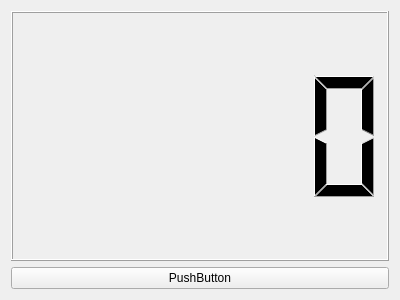
<?xml version="1.0" encoding="UTF-8"?>
<ui version="4.0">
 <class>Widget</class>
 <widget class="QWidget" name="Widget">
  <property name="geometry">
   <rect>
    <x>0</x>
    <y>0</y>
    <width>400</width>
    <height>300</height>
   </rect>
  </property>
  <property name="windowTitle">
   <string>Widget</string>
  </property>
  <layout class="QGridLayout" name="gridLayout">
   <item row="0" column="0">
    <widget class="QLCDNumber" name="lcdNumber"/>
   </item>
   <item row="1" column="0">
    <widget class="QPushButton" name="pushButton">
     <property name="text">
      <string>PushButton</string>
     </property>
    </widget>
   </item>
  </layout>
 </widget>
 <layoutdefault spacing="6" margin="11"/>
 <resources/>
 <connections/>
</ui>
